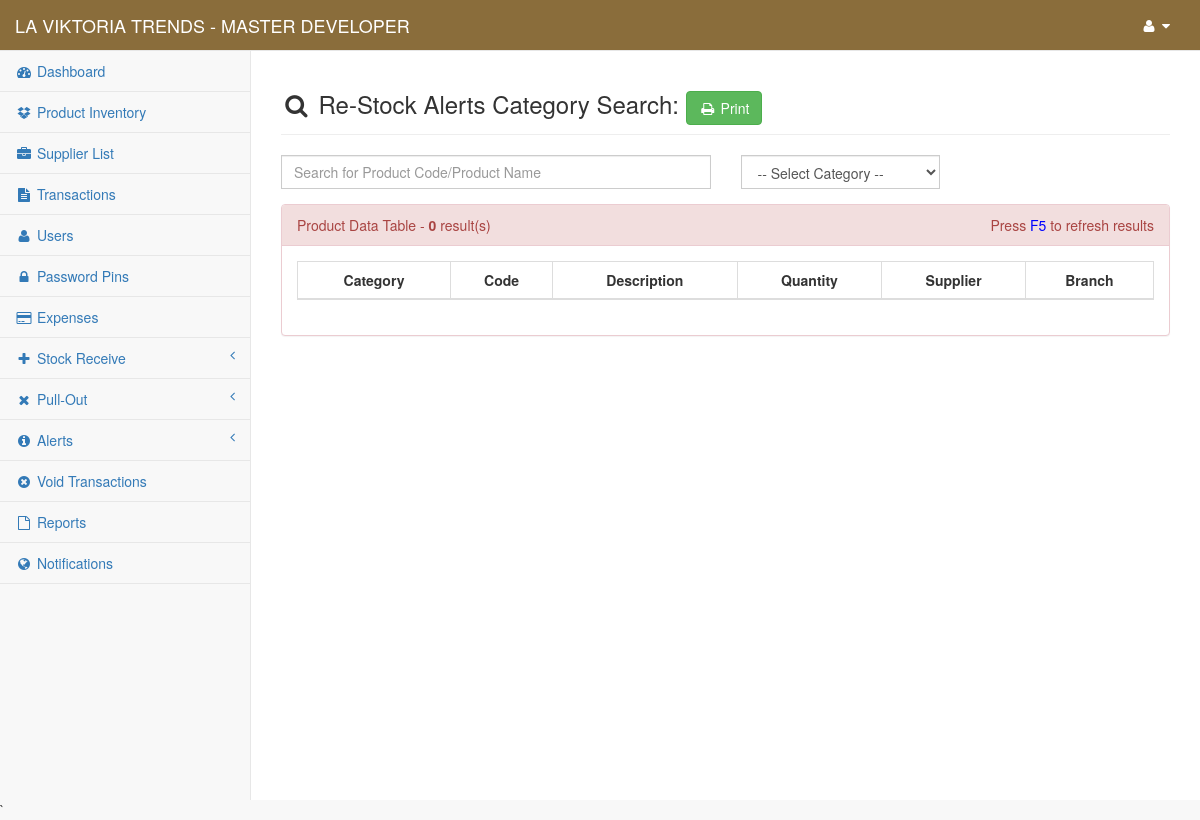
The app's page /content/admin/search_restock_alerts_cat.php (signed in) with its own data.
### tables this page shows
CREATE TABLE `gy_my_project` (
  `gy_project` int(1) NOT NULL,
  `gy_project_name` text NOT NULL,
  `gy_project_address` text NOT NULL,
  `gy_system_title` text NOT NULL,
  `gy_year_origin` datetime NOT NULL
);

CREATE TABLE `gy_user` (
  `gy_user_id` int(10) NOT NULL,
  `gy_user_code` varchar(8) NOT NULL,
  `gy_full_name` varchar(255) NOT NULL,
  `gy_username` varchar(50) NOT NULL,
  `gy_password` varchar(100) NOT NULL,
  `gy_user_type` int(5) NOT NULL,
  `gy_user_status` int(1) NOT NULL,
  `gy_branch_id` int(11) NOT NULL
);

### conf/my_project.php (called while the page is built, shortened)
<?php
	include 'conn.php';
	$find_my_data=$link->query("Select * From `gy_my_project` Where `gy_project`='1'");
	$my_project_detail=$find_my_data->fetch_array();
	$my_project_name = $my_project_detail['gy_project_name'];
?>

### content/admin/session.php (called while the page is built, shortened)
<?php
    $user_id = $_SESSION['fus_user_id'];
    $identify_user=$link->query("Select * From `gy_user` Where `gy_user_id`='$user_id'");
    $row=$identify_user->fetch_array();
    $user_info = $row['gy_full_name'];
?>

### content/admin/search_restock_alerts_cat.php (the view, shortened to what this page needs)
<?php
    include("../../conf/function.php");
    include("session.php");
    include("../../conf/my_project.php");
    $search_text = @$_GET['search_text'];
    if ($search_text == "mrcoffeex_only_space") {
         echo "
            <script>
                window.alert('White Spaces is not allowed!');
                window.location.href = 'restock_alerts'
            </script>
         ";
    }else{
        $my_project_header_title = "Re-Stock Alerts Category Search: ".$search_text;
        $query_one = "Select * From `gy_products` Where `gy_product_cat`='$search_text' AND `gy_product_quantity`<=`gy_product_restock_limit` Order By `gy_product_name` ASC";
        $count_results=$link->query($query_one)->num_rows;
    }
?>
<!DOCTYPE html>
<html lang="en">
    <?php include 'head.php'; ?>
<body>
    <div id="wrapper">
        <?php include 'nav.php'; ?>
        <div id="page-wrapper">
            <div class="row">
                <div class="col-lg-12">
                    <h3 class="page-header"><i class="fa fa-search fa-fw"></i> <?php echo $my_project_header_title; ?> <a href="print_restock_alerts?mode=cat_search&cd=<?php echo $search_text; ?>" onclick="window.open(this.href, 'mywin',
'left=20,top=20,width=1366,height=768,toolbar=1,resizable=0'); return false;"><button type="button" class="btn btn-success" title="click to print restock alerts ..."><i class="fa fa-print fa-fw"></i> Print</button></a></h3>
                </div>
            </div>
            <div class="row">
                <div class="col-md-12">
                    <div class="row">
                        <div class="col-md-6">
                            <div class="form-group">
                                <form method="post" enctype="multipart/form-data" action="redirect_manager">
                                    <input type="text" class="form-control" placeholder="Search for Product Code/Product Name" name="restock_search" style="border-radius: 0px;" autofocus required>
                                </form>
                            </div>
                        </div>
                        <div class="col-md-3">
                            <div class="form-group">
                                <form method="post" id="my_form" enctype="multipart/form-data" action="redirect_manager">
                                    <select class="form-control"  name="restock_search_cat" id="restock_search_cat" style="border-radius: 0px;" required>
                                        <option disabled selected>-- Select Category --</option>
                                    </select>
                                </form>
                            </div>
                        </div>
                    </div>
                    <div class="panel panel-danger">
                        <div class="panel-heading">
                            Product Data Table - <b><?php echo 0+$count_results; ?></b> result(s)
                            <span style="float: right;"> Press <span style="color: blue;">F5</span> to refresh results</span>
                        </div>
                        <div class="panel-body">
                            <div class="table-responsive">
                                <table class="table table-striped table-bordered table-hover">
                                    <thead>
                                        <tr>
                                            <th><center>Category</center></th>
                                            <th><center>Code</center></th>
                                            <th><center>Description</center></th>
                                            <th><center>Quantity</center></th>
                                            <th><center>Supplier</center></th>
                                            <th><center>Branch</center></th>
                                        </tr>
                                    </thead>
                                </table>
                            </div>
                        </div>
                    </div>
                </div>
            </div>
            <div class="row">
                <div class="col-md-12">
                    <div class="text-center">
                    </div>
                 </div>
            </div>
        </div>
    </div>
</body>
</html>

### content/admin/nav.php (shortened to what this page needs)
<nav class="navbar navbar-default navbar-static-top" role="navigation" style="margin-bottom: 0; background-color: #8a6d3b; color: #fff;">
    <div class="navbar-header">
        <a class="navbar-brand" href="index"><span style="text-transform: uppercase; color: #fff;"><?php echo $my_project_name; ?> <?php echo $my_project_title; ?> - <?php echo $user_info ?></span></a>
    </div>
    <div class="full-right">
    <ul class="nav navbar-top-links navbar-right">
        <li class="dropdown">
            <a class="dropdown-toggle" data-toggle="dropdown" id="navi" href="#">
                <i class="fa fa-user fa-fw"></i>  <i class="fa fa-caret-down"></i>
            </a>
        </li>
    </ul>
    </div>
        <?php include("side-panel.php"); ?>
</nav>

### content/admin/nav.php (style rules this page uses)
#navi { color: #fff; }

### records on screen
gy_my_project: gy_project_name "LA VIKTORIA TRENDS"
gy_user: gy_full_name "MASTER DEVELOPER"

### other values on screen
$my_project_header_title "Re-Stock Alerts Category Search:"
0+$count_results "0"
